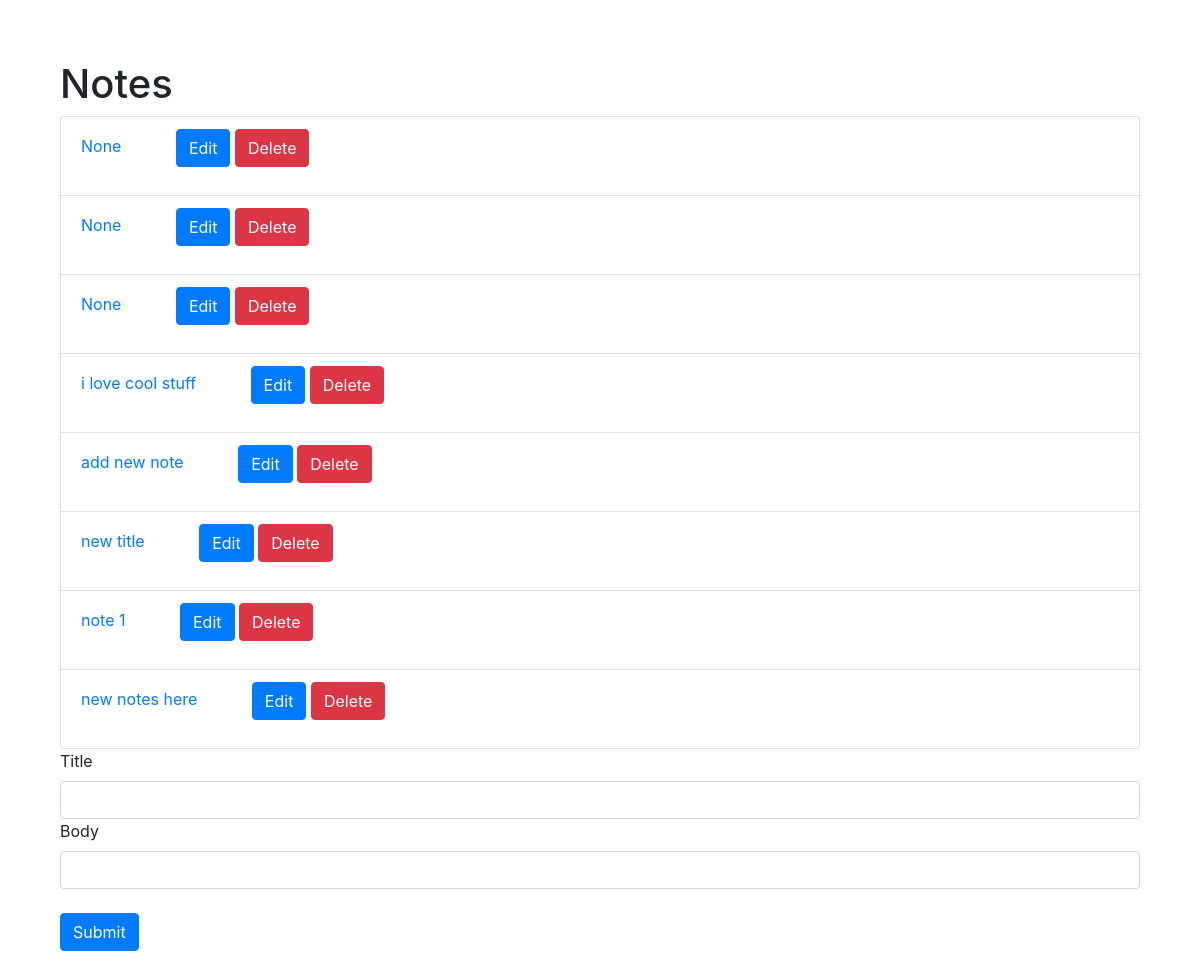
Before: / with the older database file.
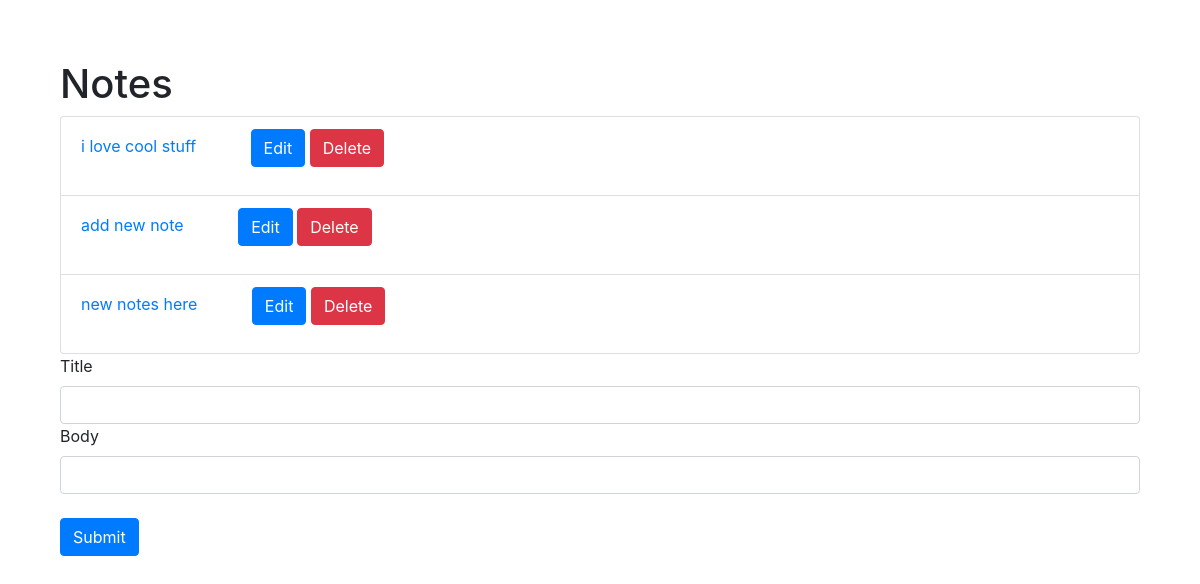
After: the same page with the newer database file.
### notes_api/models.py (models this page shows, shortened)
class Note(models.Model):
    title = models.CharField(max_length=100, null=True, blank=True)
    body = models.TextField(null=True, blank=True)
    created = models.DateTimeField(auto_now_add=True)
    updated = models.DateTimeField(auto_now=True)

### notes_api/views.py (the view)
# urls.py: path('', views.NoteList.as_view(), name='note_list'),
class NoteList(generic.ListView):
    template_name = "notes_api/index.html"
    context_object_name = "latest_notes_list"
    def get_queryset(self):
        return Note.objects.all().order_by('-updated')

### notes_api/templates/notes_api/index.html (shortened to what this page needs)
{% load static %}
<html>
        <link rel="stylesheet" href="https://cdn.jsdelivr.net/npm/bootstrap@4.3.1/dist/css/bootstrap.min.css">
    <body>
        <h1>Notes</h1>
        {% if latest_notes_list %}
        <ul class="list-group">
            {% for note in latest_notes_list %}
                <li class="list-group-item">
                    <a href="{% url 'notes_api:note_detail' note.id %}"  style="display: inline-block; margin-right: 50px;">{{ note.title }}</a>
                    <form class="form-group" action="{% url 'notes_api:edit_note' note.id%}"  style="display: inline-block;">
                        <button type="submit" class="btn btn-primary">Edit</button>
                    </form>
                    <form class="form-group" action="{% url 'notes_api:delete_note' note.id%}"  style="display: inline-block;">
                        <button type="submit" class="btn btn-danger">Delete</button>
                    </form>
                </li>
            {% endfor %}
        </ul>
        <form class="form-group" action="{% url 'notes_api:add_note' %}" method="post">
            <label for="title">Title</label>
            <input id="title" class="form-control" type="text" name="title">
            <label for="body">Body</label>
            <input id="body" class="form-control" type="text" name="body">
            <br>
            <button type="submit" class="btn btn-primary">Submit</button>
        </form>
        {% else %}
            <p>No notes are available.</p>
        {% endif %}
    </body>
</html>

### notes_api/templates/notes_api/index.html (style rules this page uses)
body { padding-top: 60px; padding-left: 60px; padding-right: 60px; }

Changed rows visible on the page:
removed Note: title "None"
removed Note: title "None"
removed Note: title "None"
removed Note: title "new title"
removed Note: title "note 1"
